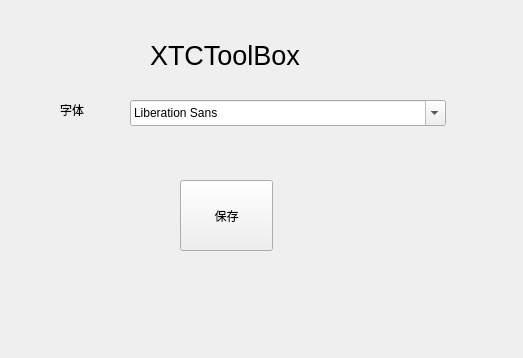
<?xml version="1.0" encoding="UTF-8"?>
<ui version="4.0">
 <class>Form1</class>
 <widget class="QWidget" name="Form1">
  <property name="geometry">
   <rect>
    <x>0</x>
    <y>0</y>
    <width>523</width>
    <height>358</height>
   </rect>
  </property>
  <property name="windowTitle">
   <string>设置</string>
  </property>
  <widget class="QLabel" name="label">
   <property name="geometry">
    <rect>
     <x>30</x>
     <y>20</y>
     <width>70</width>
     <height>61</height>
    </rect>
   </property>
   <property name="styleSheet">
    <string notr="true">image: url(:/img/img/watch.png);</string>
   </property>
   <property name="text">
    <string/>
   </property>
  </widget>
  <widget class="QLabel" name="label_2">
   <property name="geometry">
    <rect>
     <x>150</x>
     <y>30</y>
     <width>271</width>
     <height>51</height>
    </rect>
   </property>
   <property name="font">
    <font>
     <pointsize>20</pointsize>
    </font>
   </property>
   <property name="text">
    <string>XTCToolBox</string>
   </property>
  </widget>
  <widget class="QLabel" name="label_3">
   <property name="geometry">
    <rect>
     <x>60</x>
     <y>100</y>
     <width>70</width>
     <height>20</height>
    </rect>
   </property>
   <property name="text">
    <string>字体</string>
   </property>
  </widget>
  <widget class="QFontComboBox" name="fontComboBox">
   <property name="geometry">
    <rect>
     <x>130</x>
     <y>100</y>
     <width>316</width>
     <height>26</height>
    </rect>
   </property>
  </widget>
  <widget class="QPushButton" name="pushButton">
   <property name="geometry">
    <rect>
     <x>180</x>
     <y>180</y>
     <width>93</width>
     <height>71</height>
    </rect>
   </property>
   <property name="text">
    <string>保存</string>
   </property>
  </widget>
 </widget>
 <resources/>
 <connections/>
</ui>
